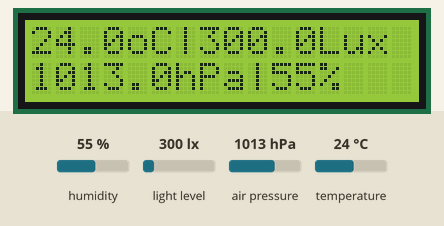
Bench run of a program on a simulated Raspberry Pi (BCM pin numbers). Parts: 16×2 character LCD. The inputs (shaded band) are chosen by the test bench; at power-on: light level 300 lx, humidity 55 %, air pressure 1013 hPa, temperature 24 °C. Library files of the repository ran but are not shown: I2C_LDC.py.

Above: at 1.4 s.
1.5 s: light level set to 40 lx
At 3.3 s:
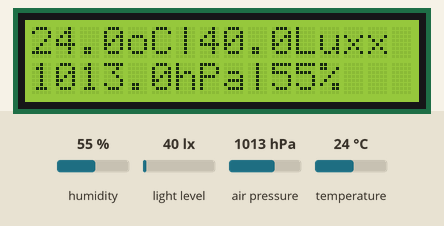
3.9 s: humidity set to 22 %
At 5.4 s:
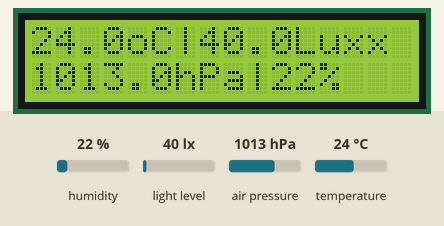
6.2 s: air pressure set to 952 hPa
At 8.1 s:
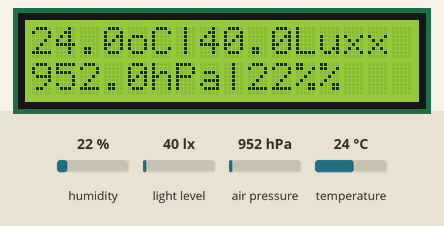
8.4 s: temperature set to 12 °C
At 10.3 s:
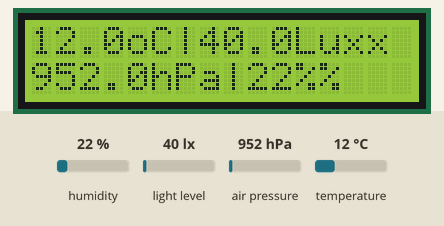
Timing chart, 0 to 11.5 s (numbered marks = the images above; inputs shaded):
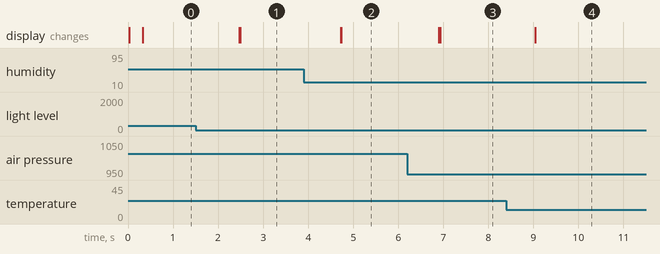

The program:

2sensors.py
```python
import time, board, adafruit_bh1750, smbus2, bme280, I2C_LDC

# bme280
port = 1
address = 0x76
bus = smbus2.SMBus(port)
calibration_params = bme280.load_calibration_params(bus, address)

# lcd
lcd = I2C_LDC.lcd()

# bh1750
i2c = board.I2C()
sensor = adafruit_bh1750.BH1750(i2c)

while True:
    bme280data = bme280.sample(bus, address, calibration_params)
    temperature = bme280data.temperature
    pressure = bme280data.pressure
    humidity = bme280data.humidity

    lightLevel = sensor.lux

    lcd.lcd_display_string(f"{round(temperature,2)}oC|{round(lightLevel, 1)}Lux")
    lcd.lcd_display_string(f"{round(pressure, 2)}hPa|{round(humidity)}%", line=2)


    time.sleep(1)
```

Measured:
- after the input at 1.5 s, the display: first changes after 0.97 s (image 1 shows a later state)
- after the input at 3.9 s, the display: first changes after 0.83 s (image 2 shows a later state)
- after the input at 6.2 s, the display: first changes after 0.70 s (image 3 shows a later state)
- after the input at 8.4 s, the display: first changes after 0.64 s (image 4 shows a later state)
